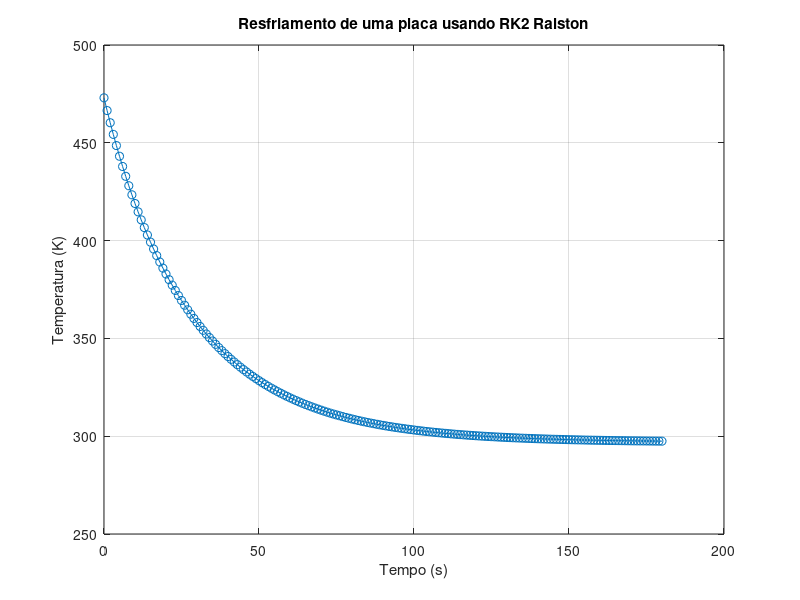

Source code (MATLAB):
function runge_kutta_ralston()
    % Constantes físicas
    rho = 300;  % densidade em kg/m^3
    V = 0.001;  % volume em m^3
    A = 0.25;   % área em m^2
    C = 900;    % calor específico em J/kgK
    hc = 30;    % coeficiente de transferência de calor em J/m^2K
    epsilon = 0.8; % emissividade
    sigma = 5.67e-8; % constante de Boltzmann em W/m^2K^4
    T_room = 297; % temperatura da sala em K
    
    % Condição inicial
    T0 = 473; % temperatura inicial em K
    
    % Parâmetros de integração
    h = 1; % passo de integração em segundos
    t_final = 180; % tempo final em segundos
    
    % Número de passos
    n_steps = t_final / h;
    
    % Vetores de tempo e temperatura
    t = 0:h:t_final;
    T = zeros(1, n_steps+1);
    T(1) = T0;
    
    % Loop de integração RK2 Ralston
    for i = 1:n_steps
        k1 = temperature_derivative(T(i), A, rho, C, V, epsilon, sigma, T_room, hc);
        k2 = temperature_derivative(T(i) + (2/3)*h*k1, A, rho, C, V, epsilon, sigma, T_room, hc);
        T(i+1) = T(i) + h * (1/4*k1 + 3/4*k2);
    end
    
    % Plotando o resultado
    plot(t, T, '-o')
    xlabel('Tempo (s)')
    ylabel('Temperatura (K)')
    title('Resfriamento de uma placa usando RK2 Ralston')
    grid on
end

function dTdt = temperature_derivative(T, A, rho, C, V, epsilon, sigma, T_room, hc)
    % Derivada da temperatura
    dTdt = (A / (rho * C * V)) * (epsilon * sigma * (T_room^4 - T^4) + hc * (T_room - T));
end
